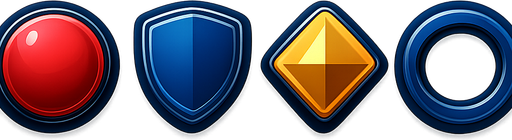
#> input picture game/assets/art/ball_pip_set.png, 512 x 140 px, found by its file name; its folder holds 6 pictures in this run
$ python bake-ui.py
#> lines starting #> are read from the running program, lines starting #| are printed output that depends on the picture
"""Bakes the art sheets in assets/art into single sprites in assets/ui (run: /usr/bin/python3 scripts/dev/bake-ui.py)."""
from PIL import Image, ImageDraw, ImageFilter
import math, os
A = "assets/art/"
O = "assets/ui/"
os.makedirs(O, exist_ok=True)

def crop(name, box, out, pad=4):
#> called with name = 'ball_pip_set.png', box = (0, 0, 120, 134), out = 'pip_won.png', pad = 4
    im = Image.open(A + name).convert("RGBA").crop(box)
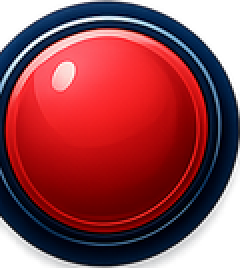
#> im: PIL image 120x134 RGBA (shown 2 times larger); mean R, G, B, A 103.4, 27.8, 36.9, 209; transparent parts drawn white
    w, h = im.size
#> w = 120; h = 134
    s = max(w, h) + pad * 2
#> s = 142
    c = Image.new("RGBA", (s, s), (0, 0, 0, 0))
#> c: PIL image 142x142 RGBA; every value is 0
    c.alpha_composite(im, ((s - w) // 2, (s - h) // 2))
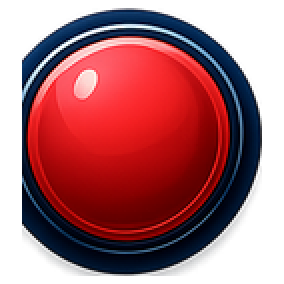
#> c: PIL image 142x142 RGBA (shown 2 times larger); mean R, G, B, A 82.4, 22.2, 29.4, 166.6; transparent parts drawn white
    c.save(O + out, optimize=True)

# ball tracker pips: won (red ball), lost (blue shield), tie/pot (gold diamond), pending (hollow ring)
for box, n in [((0, 0, 120, 134), "pip_won"), ((134, 0, 252, 134), "pip_lost"), ((262, 0, 388, 134), "pip_tie"), ((394, 0, 512, 134), "pip_pending")]:
    crop("ball_pip_set.png", box, n + ".png")
# currency / reward icons
for box, n in [((2, 206, 112, 320), "icon_coin"), ((120, 206, 220, 314), "icon_gem"), ((219, 200, 304, 314), "icon_star"), ((306, 190, 396, 322), "icon_pack"), ((396, 194, 512, 322), "icon_trophy")]:
#> (the run stopped early here; a loop or call above may not have finished)
